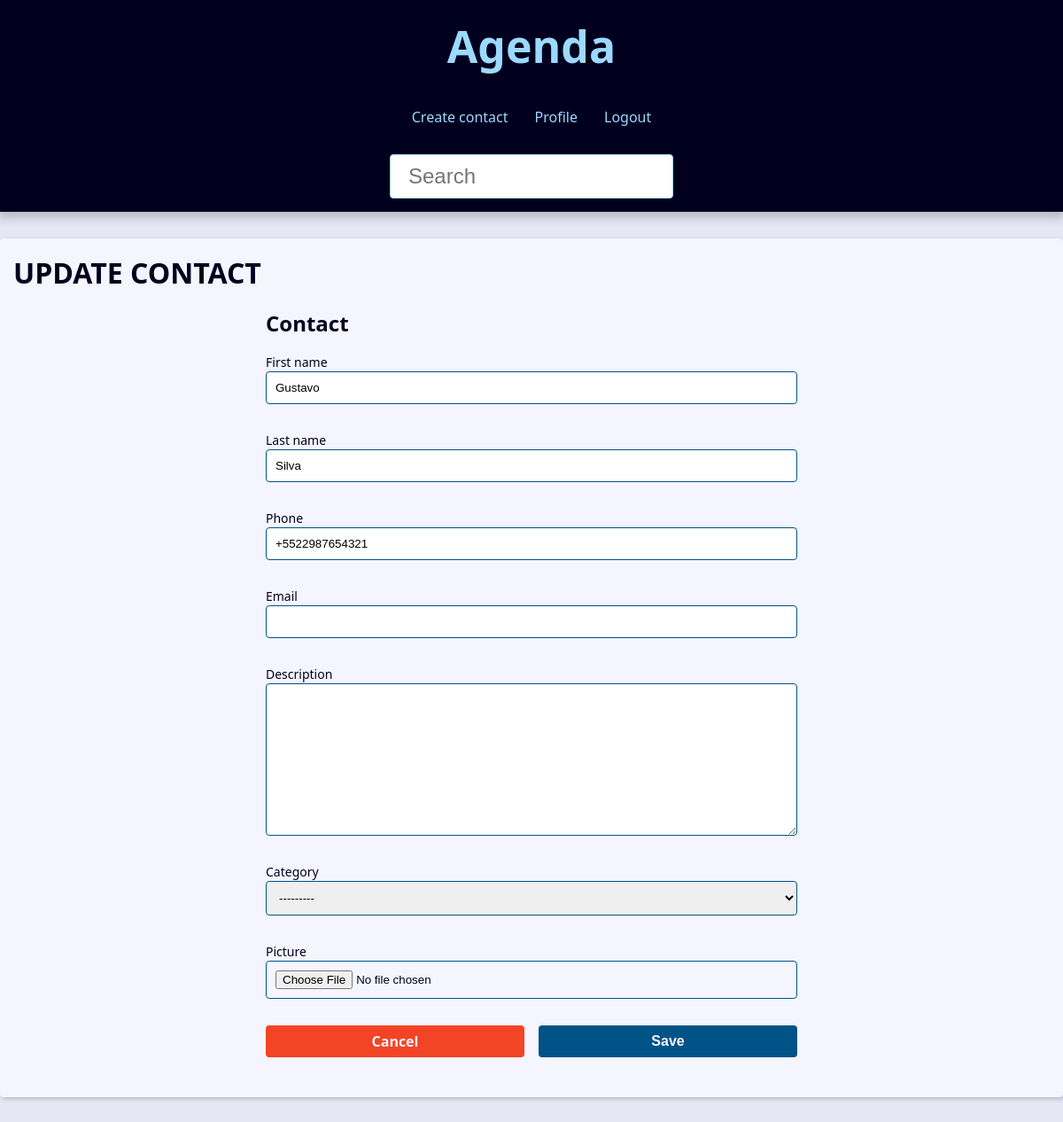
Screenshot of /contact/2/update/ (signed in) with the database file from the repository.
### contact/models.py (models this page shows, shortened)
class Contact(models.Model):
    first_name = models.CharField(max_length=50)
    last_name = models.CharField(max_length=50, blank=True)
    phone = models.CharField(max_length=50)
    email = models.EmailField(max_length=254, blank=True)
    created_date = models.DateTimeField(default=timezone.now)
    description = models.TextField(blank=True)
    show = models.BooleanField(default=True)
    picture = models.ImageField(blank=True, upload_to='pictures/%Y/%m/')
    category = models.ForeignKey(Category, on_delete=models.SET_NULL, blank=True, null=True)
    owner = models.ForeignKey(User, on_delete=models.SET_NULL, blank=True, null=True)

### contact/views/contact_forms.py (the view, shortened to what this page needs)
# urls.py: path('contact/<int:contact_id>/update/', views.update, name='update'),
@login_required(login_url='contact:login')
def update(request, contact_id):
    contact = get_object_or_404(Contact, id=contact_id, show=True, owner=request.user)
    current_id = contact.pk
    form_action = reverse('contact:update', args= (contact_id,))
    context = {
        'form': ContactForm(instance=contact),
        'form_action': form_action,
        'current_id': current_id,
        'action': 'UPDATE'
    }
    return render(request=request,
                  template_name="contact/create.html",
                  context=context)

### contact/forms.py (shortened to what this page needs)
class ContactForm(forms.ModelForm):
    picture = forms.ImageField(
        widget=forms.FileInput(attrs={
            'accept':'image/*'
        }),
        required=False
    )
    class Meta:
        model = Contact
        fields = ('first_name', 'last_name', 'phone', 'email', 'description', 'category', 'picture')

### contact/models.py (called while the page is built)
    def __str__(self) -> str:
        return self.category_name

### contact/templates/contact/create.html (shortened to what this page needs)
{% extends "global/base.html" %}
{% block content %}
<h1>{{ action }} CONTACT</h1>
<div class="form-wrapper">
  <h2>Contact</h2>
  <form
    action="{{ form_action }}"
    method="POST"
    enctype="multipart/form-data"
  >
    {% for field in form %}
      <div class="form-content">
        <div class="form-group">
          <label for="{{ field.id_for_label }}">{{ field.label }}</label>
          {{ field }}
        </div>
      </div>
    {% endfor %}
    <div class="form-content">
      <div class="form-group flex-row">
        {% if action == "CREATE" %}
          <a class="btn btn-button btn-link btn-red width100" href="{% url "contact:index" %}">Cancel</a>
        {% else %}
          <a class="btn btn-button btn-link btn-red width100" href="{% url "contact:contact" current_id %}">Cancel</a>
        {% endif %}
        <button class="btn btn-button btn-link width100" type="submit">Save</button>
      </div>
    </div>
  </form>
</div>
{% endblock content %}

### base_static/global/css/styles.css (style rules this page uses)
:root { --spacing: 1.5rem; --link-dark-color: rgb(0, 83, 134); --link-light-color: rgb(156, 217, 255); --clr-white: rgb(245, 245, 255); --clr-black: rgb(0, 0, 30); --clr-red: rgb(243, 68, 37); --clr-light-gray: rgb(230, 230, 245); --clr-dark-shadow-5: rgba(0, 0, 10, 5%); --clr-dark-shadow-10: rgba(0, 0, 10, 10%); --clr-dark-shadow-20: rgba(0, 0, 10, 20%); --clr-light-shadow-5: rgba(200, 200, 255, 5%); --clr-light-shadow-10: rgba(200, 200, 255, 10%); --clr-light-shadow-20: rgba(200, 200, 255, 20%); --main-page-width: 120rem; --table-min-width: 60rem; --biggest-font-size: 5rem; --bigger-font-size: 4rem; --big-font-size: 3.2rem; --medium-font-size: 2.4rem; --small-font-size: 1.6rem; --smaller-font-size: 1.4rem; --smallest-font-size: 1.2rem; --transition-fast: 300ms; --transition-medium: 600ms; --transition-slow: 1s; --default-border-radius: 4px; }
*, *::before, *::after { margin: 0; padding: 0; box-sizing: border-box; }
html { font-size: 62.5%; }
body { font-family: system-ui, -apple-system, BlinkMacSystemFont, 'Segoe UI', Roboto, Oxygen, Ubuntu, Cantarell, 'Open Sans', 'Helvetica Neue', sans-serif; line-height: 1.5; font-size: var(--small-font-size); color: var(--clr-black); -webkit-font-smoothing: antialiased; background: var(--clr-light-gray); }
.form-wrapper { max-width: 60rem; margin: var(--spacing) auto; }
.form-content { margin: var(--spacing) 0; }
.form-group { display: flex; flex-direction: column; padding-bottom: var(--spacing); }
.flex-row { flex-direction: row; gap: var(--small-font-size); }
.form-group input, .form-group textarea, .form-group select { padding: 1rem; border-radius: var(--default-border-radius); border: 1px solid var(--link-dark-color); }
.form-group label { font-size: var(--smaller-font-size); }
.btn { background-color: var(--link-dark-color); color: var(--clr-white); font-weight: bold; border: none; padding: 1rem 2rem; border-radius: var(--default-border-radius); cursor: pointer; transition: filter var(--transition-fast) ease-in-out; text-align: center; }
.btn-link { font-size: var(--small-font-size); text-decoration: none; font-weight: bold; padding: 1rem; display: block; line-height: var(--small-font-size); }
.btn-red { background-color: var(--clr-red); }
.width100 { width: 100%; }

### rows the page displays
Contact: form "Gustavo" "Silva" "+5522987654321" "---------"

### other values shown
{{ action }} "UPDATE"
{{ field.label }} "First name" "Last name" "Phone" "Email" "Description" "Category" "Picture"
